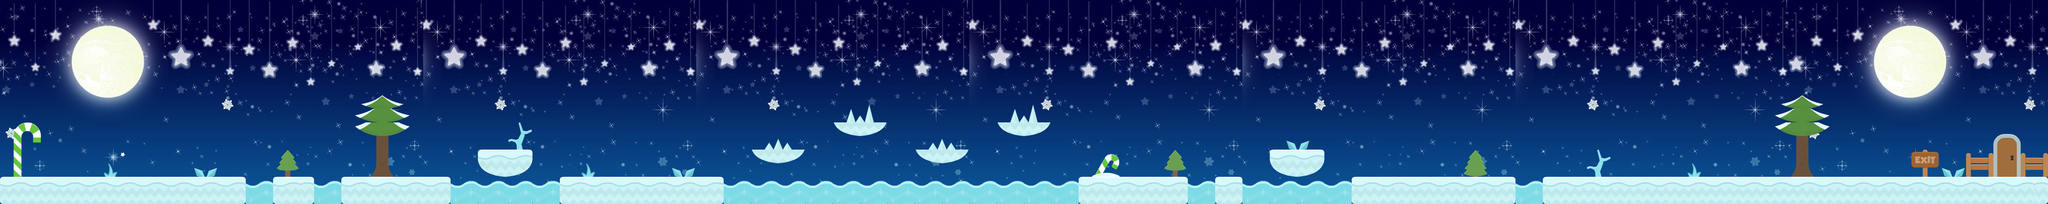

Rendered tile map (Tiled .tmx) drawn with the repository's tilesets; below, a short description and the map source with its tile grids summarised:
An orthogonal 150x15 tile map with 32x32 px tiles, 2 tile layers (Back, Main), 27 tilesets and 53 objects.

<map version="1.0" orientation="orthogonal" width="150" height="15" tilewidth="32" tileheight="32">
 <tileset firstgid="1" name="pineSaplingAlt" tilewidth="32" tileheight="32">
  <image source="pineSaplingAlt.png" width="70" height="70" />
 </tileset>
 <tileset firstgid="5" name="plant" tilewidth="32" tileheight="32">
  <image source="plant2.png" width="70" height="70" />
 </tileset>
 <tileset firstgid="9" name="plantAlt" tilewidth="32" tileheight="32">
  <image source="plantAlt.png" width="70" height="70" />
 </tileset>
 <tileset firstgid="13" name="deadTree" tilewidth="32" tileheight="32">
  <image source="deadTree.png" width="70" height="70" />
 </tileset>
 <tileset firstgid="17" name="pineSapling" tilewidth="32" tileheight="32">
  <image source="pineSapling.png" width="70" height="70" />
 </tileset>
 <tileset firstgid="21" name="christmas-snow-background-5" tilewidth="32" tileheight="32">
  <image source="christmas-snow-background-5.jpg" width="1025" height="480" />
 </tileset>
 <tileset firstgid="501" name="cloud1" tilewidth="32" tileheight="32">
  <image source="cloud1.png" width="128" height="71" />
 </tileset>
 <tileset firstgid="509" name="fence" tilewidth="32" tileheight="32">
  <image source="fence.png" width="64" height="64" />
 </tileset>
 <tileset firstgid="513" name="signExit" tilewidth="32" tileheight="32">
  <image source="signExit.png" width="64" height="64" />
 </tileset>
 <tileset firstgid="517" name="door_closedMid" tilewidth="32" tileheight="32">
  <image source="door_closedMid.png" width="64" height="64" />
 </tileset>
 <tileset firstgid="521" name="door_closedTop" tilewidth="32" tileheight="32">
  <image source="door_closedTop.png" width="64" height="64" />
 </tileset>
 <tileset firstgid="525" name="caneGreenSmall" tilewidth="32" tileheight="32">
  <image source="caneGreenSmall.png" width="64" height="64" />
 </tileset>
 <tileset firstgid="529" name="caneGreenTop" tilewidth="32" tileheight="32">
  <image source="caneGreenTop.png" width="64" height="64" />
 </tileset>
 <tileset firstgid="533" name="caneGreen" tilewidth="32" tileheight="32">
  <image source="caneGreen.png" width="64" height="64" />
 </tileset>
 <tileset firstgid="537" name="spikesBottomAlt" tilewidth="32" tileheight="32">
  <image source="spikesBottomAlt.png" width="64" height="64" />
 </tileset>
 <tileset firstgid="541" name="tundraCliffLeft" tilewidth="32" tileheight="32">
  <image source="tundraCliffLeft.png" width="64" height="64" />
 </tileset>
 <tileset firstgid="545" name="tundraCliffRight" tilewidth="32" tileheight="32">
  <image source="tundraCliffRight.png" width="64" height="64" />
 </tileset>
 <tileset firstgid="549" name="tundraMid" tilewidth="32" tileheight="32">
  <image source="tundraMid.png" width="64" height="64" />
 </tileset>
 <tileset firstgid="553" name="tundraLeft" tilewidth="32" tileheight="32">
  <image source="tundraLeft.png" width="64" height="64" />
 </tileset>
 <tileset firstgid="557" name="tundraRight" tilewidth="32" tileheight="32">
  <image source="tundraRight.png" width="64" height="64" />
 </tileset>
 <tileset firstgid="561" name="spikesBottomAlt2" tilewidth="32" tileheight="32">
  <image source="spikesBottomAlt2.png" width="64" height="64" />
 </tileset>
 <tileset firstgid="565" name="iceWaterAlt" tilewidth="32" tileheight="32">
  <image source="iceWaterAlt.png" width="64" height="64" />
 </tileset>
 <tileset firstgid="569" name="treeBranchesLeftSnowAlt" tilewidth="32" tileheight="32">
  <image source="treeBranchesLeftSnowAlt.png" width="64" height="64" />
 </tileset>
 <tileset firstgid="573" name="treeBranchesSnowRightSnowAlt" tilewidth="32" tileheight="32">
  <image source="treeBranchesSnowRightSnowAlt.png" width="64" height="64" />
 </tileset>
 <tileset firstgid="577" name="treeTrunkBottom" tilewidth="32" tileheight="32">
  <image source="treeTrunkBottom.png" width="64" height="64" />
 </tileset>
 <tileset firstgid="581" name="treeBranchesSnowLeft" tilewidth="32" tileheight="32">
  <image source="treeBranchesSnowLeft.png" width="64" height="64" />
 </tileset>
 <tileset firstgid="585" name="treeBranchesSnowRight" tilewidth="32" tileheight="32">
  <image source="treeBranchesSnowRight.png" width="64" height="64" />
 </tileset>
 <layer name="Back" width="150" height="15">
  <data>[2250 cells, 2250 non-empty, 480 distinct tile ids]</data>
 </layer>
 <layer name="Main" width="150" height="15">
  <data>[2250 cells, 454 non-empty, 94 distinct tile ids]</data>
 </layer>
 <objectgroup name="triggers" width="0" height="0" visible="0">
  <object x="0" y="417" width="576" height="60">
   <properties>
    <property name="blockers" value="" />
   </properties>
  </object>
  <object x="641" y="416" width="94" height="64">
   <properties>
    <property name="blockers" value="" />
   </properties>
  </object>
  <object x="804" y="417" width="252" height="62">
   <properties>
    <property name="blockers" value="" />
   </properties>
  </object>
  <object x="1120" y="351" width="129" height="66">
   <properties>
    <property name="blockers" value="" />
   </properties>
  </object>
  <object x="1316" y="417" width="377" height="61">
   <properties>
    <property name="blockers" value="" />
   </properties>
  </object>
  <object x="1762" y="353" width="127" height="32">
   <properties>
    <property name="blockers" value="" />
   </properties>
  </object>
  <object x="1956" y="287" width="122" height="32">
   <properties>
    <property name="blockers" value="" />
   </properties>
  </object>
  <object x="2145" y="352" width="127" height="32">
   <properties>
    <property name="blockers" value="" />
   </properties>
  </object>
  <object x="2336" y="289" width="127" height="32">
   <properties>
    <property name="blockers" value="" />
   </properties>
  </object>
  <object x="2530" y="417" width="251" height="59">
   <properties>
    <property name="blockers" value="" />
   </properties>
  </object>
  <object x="2850" y="418" width="59" height="61">
   <properties>
    <property name="blockers" value="" />
   </properties>
  </object>
  <object x="3168" y="417" width="384" height="64">
   <properties>
    <property name="blockers" value="" />
   </properties>
  </object>
  <object x="3618" y="418" width="1181" height="58">
   <properties>
    <property name="blockers" value="" />
   </properties>
  </object>
  <object x="2975" y="353" width="127" height="61">
   <properties>
    <property name="blockers" value="" />
   </properties>
  </object>
  <object x="769" y="388" width="31" height="30">
   <properties>
    <property name="endp" value="" />
   </properties>
  </object>
  <object x="1060" y="387" width="31" height="30">
   <properties>
    <property name="endp" value="" />
   </properties>
  </object>
  <object x="1281" y="384" width="31" height="30">
   <properties>
    <property name="endp" value="" />
   </properties>
  </object>
  <object x="1694" y="384" width="31" height="30">
   <properties>
    <property name="endp" value="" />
   </properties>
  </object>
  <object x="2497" y="386" width="31" height="30">
   <properties>
    <property name="endp" value="" />
   </properties>
  </object>
  <object x="2786" y="388" width="31" height="30">
   <properties>
    <property name="endp" value="" />
   </properties>
  </object>
  <object x="3136" y="384" width="31" height="30">
   <properties>
    <property name="endp" value="" />
   </properties>
  </object>
  <object x="3557" y="385" width="31" height="30">
   <properties>
    <property name="endp" value="" />
   </properties>
  </object>
  <object x="3776" y="384" width="31" height="30">
   <properties>
    <property name="endp" value="" />
   </properties>
  </object>
  <object x="4165" y="386" width="31" height="30">
   <properties>
    <property name="endp" value="" />
   </properties>
  </object>
  </objectgroup>
</map>
<!-- 29 of 53 objects omitted -->
